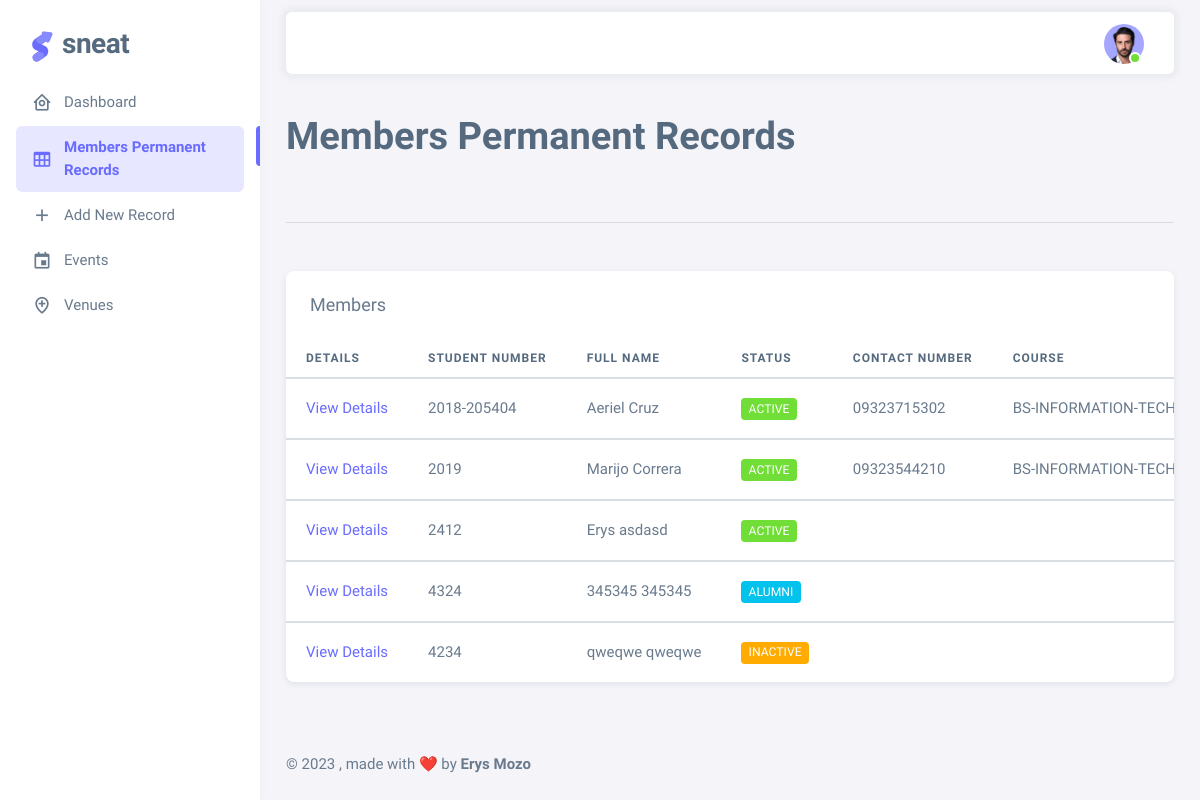
The app's page /pages/members-permanent-records.php (signed in), older data.
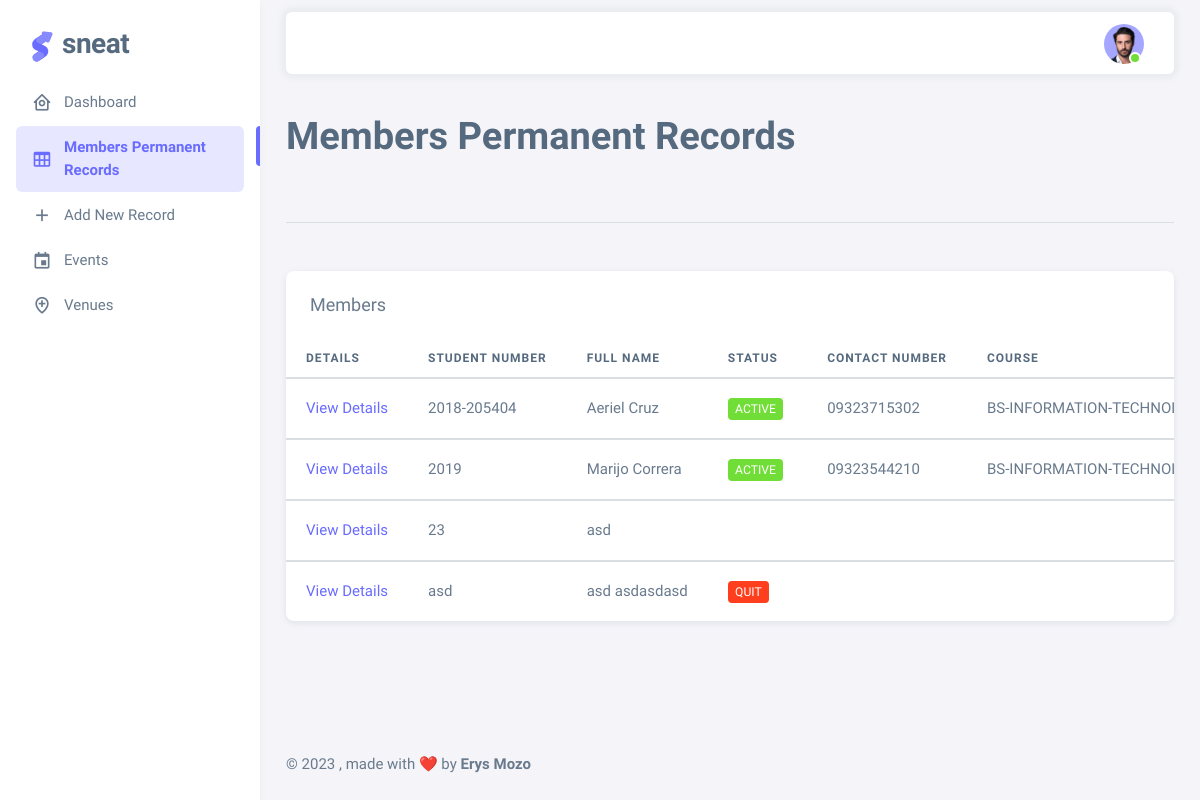
The same page, newer data.
### tables this page shows
CREATE TABLE `members_permanent_records` (
  `id` int(11) NOT NULL,
  `troup_id` int(11) NOT NULL,
  `student_number` varchar(255) NOT NULL,
  `first_name` varchar(255) NOT NULL,
  `last_name` varchar(255) NOT NULL,
  `troupe` varchar(255) DEFAULT NULL,
  `contact_number` varchar(255) NOT NULL,
  `course` varchar(255) NOT NULL,
  `curriculum_year` int(255) DEFAULT NULL,
  `birthday` date NOT NULL,
  `date_of_membership` varchar(255) DEFAULT NULL,
  `address` varchar(255) NOT NULL,
  `active_status` varchar(255) NOT NULL,
  `fathers_name` varchar(255) DEFAULT NULL,
  `fathers_occupation` varchar(255) DEFAULT NULL,
  `fathers_phone_number` varchar(255) DEFAULT NULL,
  `mothers_name` varchar(255) DEFAULT NULL,
  `mothers_occupation` varchar(255) DEFAULT NULL,
  `mothers_phone_number` varchar(255) DEFAULT NULL
);

### pages/members-permanent-records.php (the view, shortened to what this page needs)
<?php
 require "../includes/view/header.php";
?>
    <div class="layout-wrapper layout-content-navbar">
      <div class="layout-container">
        <aside id="layout-menu" class="layout-menu menu-vertical menu bg-menu-theme">
            <div class="app-brand demo">
            <a href="dashboard.php" class="app-brand-link">
                <span class="app-brand-logo demo">
                </span>
                <span class="app-brand-text demo menu-text fw-bolder ms-2">Sneat</span>
            </a>
            </div>
            <ul class="menu-inner py-1">
            <li class="menu-item">
                <a href="dashboard.php" class="menu-link">
                <i class="menu-icon tf-icons bx bx-home-circle"></i>
                <div data-i18n="Analytics">Dashboard</div>
                </a>
            </li>
            <li class="menu-item active">
                <a href="./members-permanent-records.php" class="menu-link">
                <i class="menu-icon tf-icons bx bx-table"></i>
                <div data-i18n="Members Permanent Records">Members Permanent Records</div>
                </a>
            </li>
            <li class="menu-item">
                <a href="./create-members-records.php" class="menu-link">
                <i class="menu-icon tf-icons bx bx-plus"></i>
                <div data-i18n="Members Permanent Records">Add New Record</div>
                </a>
            </li>
            <li class="menu-item">
                <a href="./events.php" class="menu-link">
                <i class="menu-icon tf-icons bx bx-calendar-event"></i>
                <div data-i18n="Members Permanent Records">Events</div>
                </a>
            </li>
            <li class="menu-item">
                <a href="./venues.php" class="menu-link">
                <i class="menu-icon tf-icons bx bx-location-plus"></i>
                <div data-i18n="Members Permanent Records">Venues</div>
                </a>
            </li>
            </ul>
        </aside>
        <div class="layout-page">
          <?php require "../includes/view/navbar.php"; ?>
          <div class="content-wrapper">
            <div class="container-xxl flex-grow-1 container-p-y">
              <h1 class="fw-bold py-3 mb-4">Members Permanent Records</h1>
              <hr class="my-5" />
              <div class="card">
                <h5 class="card-header">Members</h5>
                <div class="table-responsive text-nowrap">
                  <table class="table table-hover">
                    <thead>
                      <tr>
                        <th>Details</th>
                        <th>Student Number</th>
                        <th>Full name</th>
                        <th>Status</th>
                        <th>Contact Number</th>
                        <th>Course</th>
                      </tr>
                    </thead>
                    <?php
                      require "../includes/model/connection.php";
                      $sql = "SELECT * FROM members_permanent_records";
                      $result = $con->query($sql);
                    ?>
                    <?php while($row = $result->fetch_assoc()) { ?>
                    <tbody class="table-border-bottom-0">
                      <tr>
                        <td><a href="./view-profile.php?student_number=<?= $row["student_number"]; ?>">View Details</td>
                        <td><?php echo $row["student_number"]; ?></td>
                        <td>
                        <?php echo $row["first_name"]; ?>
                        <?php echo $row["last_name"]; ?>
                        </td>
                        <td>
                          <?php if($row["active_status"] === "active") { ?>
                            <span class="badge bg-success me-1"><?php echo $row["active_status"]; ?></span>
                          <?php } else if($row["active_status"] === "inactive") { ?>
                            <span class="badge bg-warning me-1"><?php echo $row["active_status"]; ?></span>
                          <?php } else if($row["active_status"] === "quit") { ?>
                            <span class="badge bg-danger me-1"><?php echo $row["active_status"]; ?></span>
                          <?php } else if($row["active_status"] === "alumni" ) { ?>
                            <span class="badge bg-info me-1"><?php echo $row["active_status"]; ?></span>
                          <?php } ?>
                        </td>
                        <td><?php echo $row["contact_number"]; ?></td>
                        <td><?php echo $row["course"]; ?></td>
                      </tr>
                    </tbody>
                    <?php } ?>
                  </table>
                  </div>
            </div>
          </div>
<?php include "../includes/view/footer.php" ?>

### includes/view/header.php (shortened to what this page needs)
<!DOCTYPE html>
<html lang="en" class="light-style  customizer-hide" dir="ltr" data-theme="theme-default" data-assets-path="assets/"
  data-template="vertical-menu-template-no-customizer">
<head>
    <link rel="stylesheet" href="./assets/vendor/css/core.css" />
    <link rel="stylesheet" href="./assets/vendor/css/theme-default.css" />
    <link rel="stylesheet" href="./assets/css/demo.css" />
    <link rel="stylesheet" href="./assets/bootstrap/css/bootstrap.min.css">
    <link rel="stylesheet" href="./assets/css/styles.css">
    <link rel="stylesheet" href="../assets/vendor/fonts/boxicons.css" />
    <link rel="stylesheet" href="../assets/vendor/css/core.css" class="template-customizer-core-css" />
    <link rel="stylesheet" href="../assets/vendor/css/theme-default.css" class="template-customizer-theme-css" />
    <link rel="stylesheet" href="../assets/css/demo.css" />
    <link rel="stylesheet" href="../assets/vendor/libs/perfect-scrollbar/perfect-scrollbar.css" />
    <link rel="stylesheet" href="../assets/vendor/libs/apex-charts/apex-charts.css" />
</head>
<body>

### includes/view/navbar.php (shortened to what this page needs)
 <nav
    class="layout-navbar container-xxl navbar navbar-expand-xl navbar-detached align-items-center bg-navbar-theme"
    id="layout-navbar"
    >
    <div class="navbar-nav-right d-flex align-items-center" id="navbar-collapse">
        <ul class="navbar-nav flex-row align-items-center ms-auto">
        <li class="nav-item navbar-dropdown dropdown-user dropdown">
            <a class="nav-link dropdown-toggle hide-arrow" href="javascript:void(0);" data-bs-toggle="dropdown">
            <div class="avatar avatar-online">
                <img src="../assets/img/avatars/1.png" alt class="w-px-40 h-auto rounded-circle" />
            </div>
            </a>
        </li>
        </ul>
    </div>
</nav>

### includes/view/footer.php (shortened to what this page needs)
     <footer class="content-footer footer bg-footer-theme">
              <div class="container-xxl d-flex flex-wrap justify-content-between py-2 flex-md-row flex-column">
                <div class="mb-2 mb-md-0">
                  ©
                  , made with ❤️ by
                  <p class="footer-link fw-bolder">Erys Mozo</p>
                </div>
              </div>
            </footer>
          </div>
        </div>
      </div>
    </div>
  </body>
</html>

### assets/css/demo.css (style rules this page uses)
.menu .app-brand.demo { height: 64px; margin-top: 12px; }
.app-brand-logo.demo svg { width: 22px; height: 38px; }
.app-brand-text.demo { font-size: 1.75rem; letter-spacing: -0.5px; text-transform: lowercase; }

### assets/css/styles.css (style rules this page uses)
*, *::before, *::after { box-sizing: border-box; scroll-behavior: smooth; }
html, body { padding: 0; margin: 0; font-size: 100%; font-family: "Roboto", sans-serif, Arial, Helvetica, sans-serif; }
h1, h2, h3, h4, ul, li { padding: 0; margin: 0; list-style: none; }
a, a::before, a::after { text-decoration: none; color: unset; }

Row changes from the older to the newer data that the page shows:
removed members_permanent_records: student_number "2412", first_name "Erys", last_name "asdasd", active_status "ACTIVE"
removed members_permanent_records: student_number "4324", first_name "345345", last_name "345345", active_status "ALUMNI"
removed members_permanent_records: student_number "4234", first_name "qweqwe", last_name "qweqwe", active_status "INACTIVE"
added members_permanent_records: student_number "23", first_name "asd"
added members_permanent_records: student_number "asd", first_name "asd", last_name "asdasdasd", active_status "QUIT"
